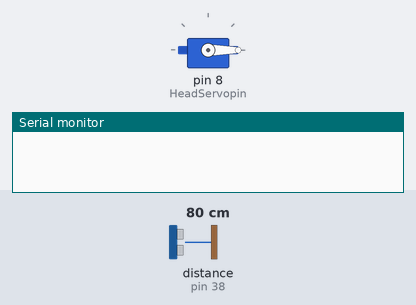
The sketch below on a simulated Arduino Mega 2560, built with avr-gcc and run on an emulated ATmega2560. Parts: servo, the last lines printed to the serial monitor. Inputs (shaded band) come from the test bench; at power-on: distance to the obstacle (sensor on pin 38) 80 cm. The echo pulse lasts 58.3 µs per cm.

Above: at 0.2 s.
At 6.8 s:
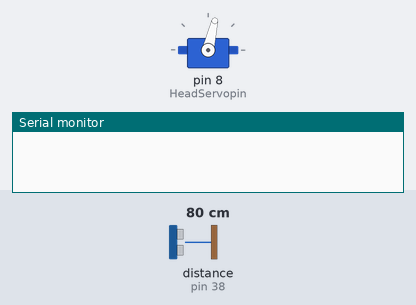
At 14.7 s:
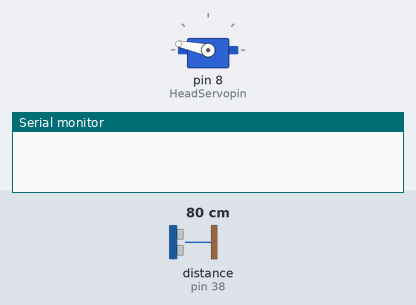
At 15.4 s:
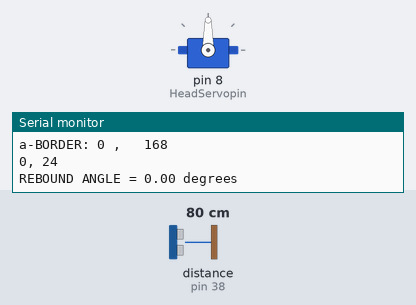
Timing chart, 0 to 16.9 s (numbered marks = the images above):
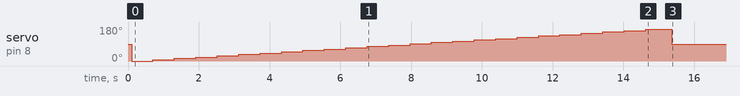

The sketch:

vfh_Gap_test.ino
```cpp
#define MAX_DISTANCE 200   			// Maximum distance (in cm) to ping.
#define PING_INTERVAL 50   			// Milliseconds between sensor pings (29ms is about the min to avoid cross-sensor echo).

const int N = 24;  //was 10, 12 for 12 readings
const int angle = 7.5;  //was 20 degrees

#include <StandardCplusplus.h>
#include <vector>

#include <NewPing.h>
#include <Servo.h>         //servo library
#include <Wire.h>
#include <Streaming.h>

const int HeadServopin = 8; // signal input of headservo
Servo headservo;

//sets up servo angles
const int head_fwd = 90;


NewPing sonarhd(39, 38, 200); // NewPing setup of pins and maximum distance.
//const int obsDist = 27;
const int obsDist = 47;
const int sidedistancelimit = 45;

float yar_heading, new_heading, angle_delta;


void setup() {
  // put your setup code here, to run once:
    Serial.begin(9600);
    Wire.begin();

    // headservo interface
    headservo.attach(HeadServopin);
    headservo.write(head_fwd);
    delay(100);

    //local variables
    int i, start, left;
    float new_angle, Delta_Angle;
    float numer, denom;
    unsigned int sonar_dist[N+1], Hist[N+1];

    std::vector<std::pair<int,int> > border;
    std::vector<float> Candidate_Angle;
    std::pair<int,int> new_border;
    std::vector<std::pair<float,float> > rebound;

    // Rotate head by N angles defined in Constants.h
    // default is 12 sectors and 15 Degrees from 0-180 degrees
    //
    for(i =0; i <= N; i++)     // goes from 180 degrees to 0 degrees
    {
      headservo.write(i*angle);               // tell servo to go to position in variable 'pos'

      delay(550);                             // waits 15ms for the servo to reach the position
      //Read head ultrasonic sensor
      unsigned int uS = sonarhd.ping();
      sonar_dist[i] = uS / US_ROUNDTRIP_CM;
      if(sonar_dist[i] == 0) sonar_dist[i] = MAX_DISTANCE;

      if(sonar_dist[i] <= obsDist)
        Hist[i] = 1;
       else
        Hist[i] = 0;
      //Serial <<  Hist[i] << ", " << sonar_dist[i] << endl;
      delay(PING_INTERVAL);
    }
    //Serial << endl;

///////////////////////////////////////////////////
// only look at the forward 180deg for first obstacle.
    for(i = 0;i <= N;i++)
    {
      if (Hist[i] == 1)
      {
          start = i;
          break;
      }
    }

    //
    // Find the left and right borders of each opening
    //
    border.clear();

    //Serial << "START: " << start << endl;
    start = 0;
    left = 1;
    for(i=start;i<=(start+N);i++) {
      if ((Hist[i % (N+1)] == 0) && (left)) {
        new_border.first = (i % (N+1)) * angle;
        left = 0;
        Serial << "A-BORDER: " << new_border.first << endl;
      }

      if ((Hist[i % (N+1)] == 1) && (!left)) {
        new_border.second = ((i % (N+1)) - 1) * angle;
        border.push_back(new_border);
        left = 1;
        Serial << "B-BORDER: " << new_border.second << endl;
      }
    }

    if(left == 0){
      new_border.second = (N) * angle;
      border.push_back(new_border);
      left = 1;
      Serial << "B-BORDER: " << new_border.second << endl;
    }

    //
    // Consider each opening
    //
    int angle_cnt = 0;
    for(i=0;i < (int)border.size();i++)
    {
      Serial << "BORDER: " << border[i].first << " ,   " << border[i].second << endl;
      Delta_Angle = border[i].second - border[i].first + angle;
      Serial << "DELTA ANGLE: " << Delta_Angle << endl << endl;

      if (fabs(Delta_Angle) < 22.5)
      {
        // narrow opening: aim for the centre
        new_angle = border[i].first + (border[i].second - border[i].first) / 2.0;
        Serial << "DELTA ANGLE: " << Delta_Angle << endl;
        Serial << "Narrow Opening (New Angle):  " << new_angle << endl;
        Candidate_Angle.push_back(new_angle);
      } else {
        new_angle =  + (border[i].second - border[i].first) / 2.0;
        Serial << "Wide Opening (Center):  " << new_angle << endl;
        Candidate_Angle.push_back(new_angle);

        //Bubble rebound for opening
        numer = 0;  denom =0;
        Serial << "a-BORDER: " << border[i].first << " ,   " << border[i].second << endl;
        int start_index = border[i].first/angle;
        int end_index = border[i].second/angle;

        Serial << start_index << ", " << end_index << endl;
        for(int i=start_index; i <= end_index; i++) {
          numer = numer + radians(angle*i-90.)*sonar_dist[i];
          denom = denom + sonar_dist[i];
        }

        rebound[angle_cnt].second = denom / (end_index-start_index+1);
        rebound[angle_cnt].first = degrees(numer/denom);
        Serial << "REBOUND ANGLE = " << rebound[angle_cnt].first << " degrees" << endl;
        Serial << "Average Distance: " << rebound[angle_cnt].second <<endl;
        Serial << endl;
        angle_cnt = angle_cnt + 1;
      }
    }

    headservo.write(head_fwd);

   int maxIndex = 0;
   float maxa = rebound[maxIndex].second;
   for (int i=1; i < angle_cnt; i++){
     if (maxa < rebound[i].second){
       maxa = rebound[i].second;
       maxIndex = i;
     }
   }
   Serial << "Best Angle:  " << rebound[maxIndex].first << endl;

}


void loop() {
  // put your main code here, to run repeatedly:

}
```
